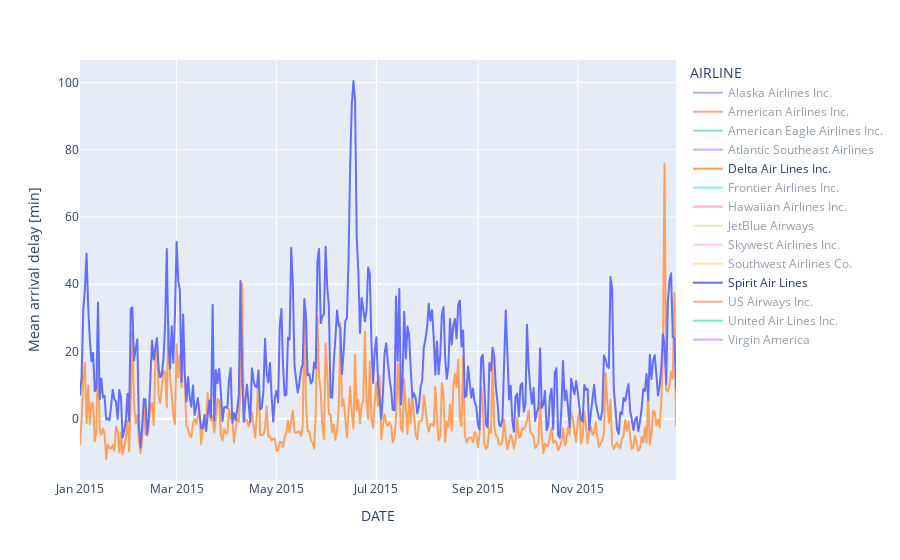

Notebook code for this chart:
### Markdown cell above
#### Airline arrival delays time-series

Below we can investigate the mean arrival delay per day time series for all the airlines during the whole year of 2015.

### Code cell
# we want to plot the time series of arrival delays for all airlines by first highlighting Delta Air Lines vs Spirit Air Lines
fig = px.line(flights_df.groupby(['AIRLINE', 'DATE'])['ARRIVAL_DELAY'].mean().unstack(level=0), labels={'value': 'Mean arrival delay [min]'})
fig.update_traces(visible="legendonly", selector=lambda x: not x.name in ['Delta Air Lines Inc.', 'Spirit Air Lines'])
fig.show()

### Figure 1 — Plotly figure (JSON) as saved in the notebook; plotly's stock layout.template omitted (floating-point values rounded to 4 significant figures; data arrays with more than 128 entries replaced by an {"elided": "..."} marker saying what was removed)
{"data": [{"hovertemplate": "AIRLINE=Alaska Airlines Inc.<br>DATE=%{x}<br>Mean arrival delay [min]=%{y}<extra></extra>", "legendgroup": "Alaska Airlines Inc.", "line": {"color": "#636efa", "dash": "solid"}, "marker": {"symbol": "circle"}, "mode": "lines", "name": "Alaska Airlines Inc.", "showlegend": true, "type": "scattergl", "visible": "legendonly", "x": {"elided": "365 str values"}, "xaxis": "x", "y": {"elided": "365 float values"}, "yaxis": "y"}, {"hovertemplate": "AIRLINE=American Airlines Inc.<br>DATE=%{x}<br>Mean arrival delay [min]=%{y}<extra></extra>", "legendgroup": "American Airlines Inc.", "line": {"color": "#EF553B", "dash": "solid"}, "marker": {"symbol": "circle"}, "mode": "lines", "name": "American Airlines Inc.", "showlegend": true, "type": "scattergl", "visible": "legendonly", "x": {"elided": "365 str values"}, "xaxis": "x", "y": {"elided": "365 float values"}, "yaxis": "y"}, {"hovertemplate": "AIRLINE=American Eagle Airlines Inc.<br>DATE=%{x}<br>Mean arrival delay [min]=%{y}<extra></extra>", "legendgroup": "American Eagle Airlines Inc.", "line": {"color": "#00cc96", "dash": "solid"}, "marker": {"symbol": "circle"}, "mode": "lines", "name": "American Eagle Airlines Inc.", "showlegend": true, "type": "scattergl", "visible": "legendonly", "x": {"elided": "365 str values"}, "xaxis": "x", "y": {"elided": "365 float values"}, "yaxis": "y"}, {"hovertemplate": "AIRLINE=Atlantic Southeast Airlines<br>DATE=%{x}<br>Mean arrival delay [min]=%{y}<extra></extra>", "legendgroup": "Atlantic Southeast Airlines", "line": {"color": "#ab63fa", "dash": "solid"}, "marker": {"symbol": "circle"}, "mode": "lines", "name": "Atlantic Southeast Airlines", "showlegend": true, "type": "scattergl", "visible": "legendonly", "x": {"elided": "365 str values"}, "xaxis": "x", "y": {"elided": "365 float values"}, "yaxis": "y"}, {"hovertemplate": "AIRLINE=Delta Air Lines Inc.<br>DATE=%{x}<br>Mean arrival delay [min]=%{y}<extra></extra>", "legendgroup": "Delta Air Lines Inc.", "line": {"color": "#FFA15A", "dash": "solid"}, "marker": {"symbol": "circle"}, "mode": "lines", "name": "Delta Air Lines Inc.", "showlegend": true, "type": "scattergl", "x": {"elided": "365 str values"}, "xaxis": "x", "y": {"elided": "365 float values"}, "yaxis": "y"}, {"hovertemplate": "AIRLINE=Frontier Airlines Inc.<br>DATE=%{x}<br>Mean arrival delay [min]=%{y}<extra></extra>", "legendgroup": "Frontier Airlines Inc.", "line": {"color": "#19d3f3", "dash": "solid"}, "marker": {"symbol": "circle"}, "mode": "lines", "name": "Frontier Airlines Inc.", "showlegend": true, "type": "scattergl", "visible": "legendonly", "x": {"elided": "365 str values"}, "xaxis": "x", "y": {"elided": "365 float values"}, "yaxis": "y"}, {"hovertemplate": "AIRLINE=Hawaiian Airlines Inc.<br>DATE=%{x}<br>Mean arrival delay [min]=%{y}<extra></extra>", "legendgroup": "Hawaiian Airlines Inc.", "line": {"color": "#FF6692", "dash": "solid"}, "marker": {"symbol": "circle"}, "mode": "lines", "name": "Hawaiian Airlines Inc.", "showlegend": true, "type": "scattergl", "visible": "legendonly", "x": {"elided": "365 str values"}, "xaxis": "x", "y": {"elided": "365 float values"}, "yaxis": "y"}, {"hovertemplate": "AIRLINE=JetBlue Airways<br>DATE=%{x}<br>Mean arrival delay [min]=%{y}<extra></extra>", "legendgroup": "JetBlue Airways", "line": {"color": "#B6E880", "dash": "solid"}, "marker": {"symbol": "circle"}, "mode": "lines", "name": "JetBlue Airways", "showlegend": true, "type": "scattergl", "visible": "legendonly", "x": {"elided": "365 str values"}, "xaxis": "x", "y": {"elided": "365 float values"}, "yaxis": "y"}, {"hovertemplate": "AIRLINE=Skywest Airlines Inc.<br>DATE=%{x}<br>Mean arrival delay [min]=%{y}<extra></extra>", "legendgroup": "Skywest Airlines Inc.", "line": {"color": "#FF97FF", "dash": "solid"}, "marker": {"symbol": "circle"}, "mode": "lines", "name": "Skywest Airlines Inc.", "showlegend": true, "type": "scattergl", "visible": "legendonly", "x": {"elided": "365 str values"}, "xaxis": "x", "y": {"elided": "365 float values"}, "yaxis": "y"}, {"hovertemplate": "AIRLINE=Southwest Airlines Co.<br>DATE=%{x}<br>Mean arrival delay [min]=%{y}<extra></extra>", "legendgroup": "Southwest Airlines Co.", "line": {"color": "#FECB52", "dash": "solid"}, "marker": {"symbol": "circle"}, "mode": "lines", "name": "Southwest Airlines Co.", "showlegend": true, "type": "scattergl", "visible": "legendonly", "x": {"elided": "365 str values"}, "xaxis": "x", "y": {"elided": "365 float values"}, "yaxis": "y"}, {"hovertemplate": "AIRLINE=Spirit Air Lines<br>DATE=%{x}<br>Mean arrival delay [min]=%{y}<extra></extra>", "legendgroup": "Spirit Air Lines", "line": {"color": "#636efa", "dash": "solid"}, "marker": {"symbol": "circle"}, "mode": "lines", "name": "Spirit Air Lines", "showlegend": true, "type": "scattergl", "x": {"elided": "365 str values"}, "xaxis": "x", "y": {"elided": "365 float values"}, "yaxis": "y"}, {"hovertemplate": "AIRLINE=US Airways Inc.<br>DATE=%{x}<br>Mean arrival delay [min]=%{y}<extra></extra>", "legendgroup": "US Airways Inc.", "line": {"color": "#EF553B", "dash": "solid"}, "marker": {"symbol": "circle"}, "mode": "lines", "name": "US Airways Inc.", "showlegend": true, "type": "scattergl", "visible": "legendonly", "x": {"elided": "365 str values"}, "xaxis": "x", "y": {"elided": "365 float values"}, "yaxis": "y"}, {"hovertemplate": "AIRLINE=United Air Lines Inc.<br>DATE=%{x}<br>Mean arrival delay [min]=%{y}<extra></extra>", "legendgroup": "United Air Lines Inc.", "line": {"color": "#00cc96", "dash": "solid"}, "marker": {"symbol": "circle"}, "mode": "lines", "name": "United Air Lines Inc.", "showlegend": true, "type": "scattergl", "visible": "legendonly", "x": {"elided": "365 str values"}, "xaxis": "x", "y": {"elided": "365 float values"}, "yaxis": "y"}, {"hovertemplate": "AIRLINE=Virgin America<br>DATE=%{x}<br>Mean arrival delay [min]=%{y}<extra></extra>", "legendgroup": "Virgin America", "line": {"color": "#ab63fa", "dash": "solid"}, "marker": {"symbol": "circle"}, "mode": "lines", "name": "Virgin America", "showlegend": true, "type": "scattergl", "visible": "legendonly", "x": {"elided": "365 str values"}, "xaxis": "x", "y": {"elided": "365 float values"}, "yaxis": "y"}], "layout": {"legend": {"title": {"text": "AIRLINE"}, "tracegroupgap": 0}, "margin": {"t": 60}, "xaxis": {"anchor": "y", "domain": [0, 1], "title": {"text": "DATE"}}, "yaxis": {"anchor": "x", "domain": [0, 1], "title": {"text": "Mean arrival delay [min]"}}}}
